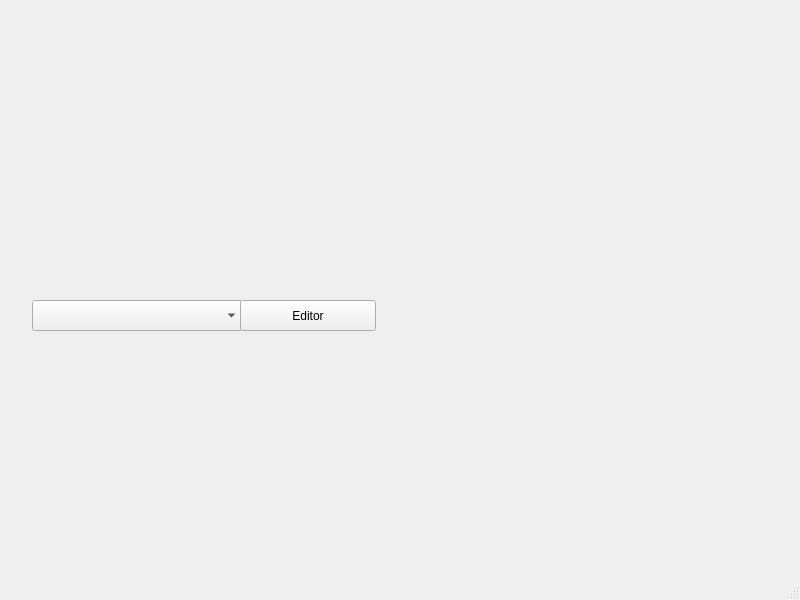
<?xml version="1.0" encoding="UTF-8"?>
<ui version="4.0">
 <class>MainWindow</class>
 <widget class="QMainWindow" name="MainWindow">
  <property name="geometry">
   <rect>
    <x>0</x>
    <y>0</y>
    <width>800</width>
    <height>600</height>
   </rect>
  </property>
  <property name="windowTitle">
   <string>QT Audio Host</string>
  </property>
  <widget class="QWidget" name="centralwidget">
   <widget class="QComboBox" name="pluginSelect">
    <property name="geometry">
     <rect>
      <x>32</x>
      <y>300</y>
      <width>211</width>
      <height>31</height>
     </rect>
    </property>
    <property name="sizeIncrement">
     <size>
      <width>0</width>
      <height>0</height>
     </size>
    </property>
   </widget>
   <widget class="QPushButton" name="pluginEditor">
    <property name="geometry">
     <rect>
      <x>240</x>
      <y>300</y>
      <width>136</width>
      <height>31</height>
     </rect>
    </property>
    <property name="text">
     <string>Editor</string>
    </property>
   </widget>
  </widget>
  <widget class="QMenuBar" name="menubar">
   <property name="geometry">
    <rect>
     <x>0</x>
     <y>0</y>
     <width>800</width>
     <height>24</height>
    </rect>
   </property>
  </widget>
  <widget class="QStatusBar" name="statusbar"/>
 </widget>
 <resources/>
 <connections/>
</ui>
